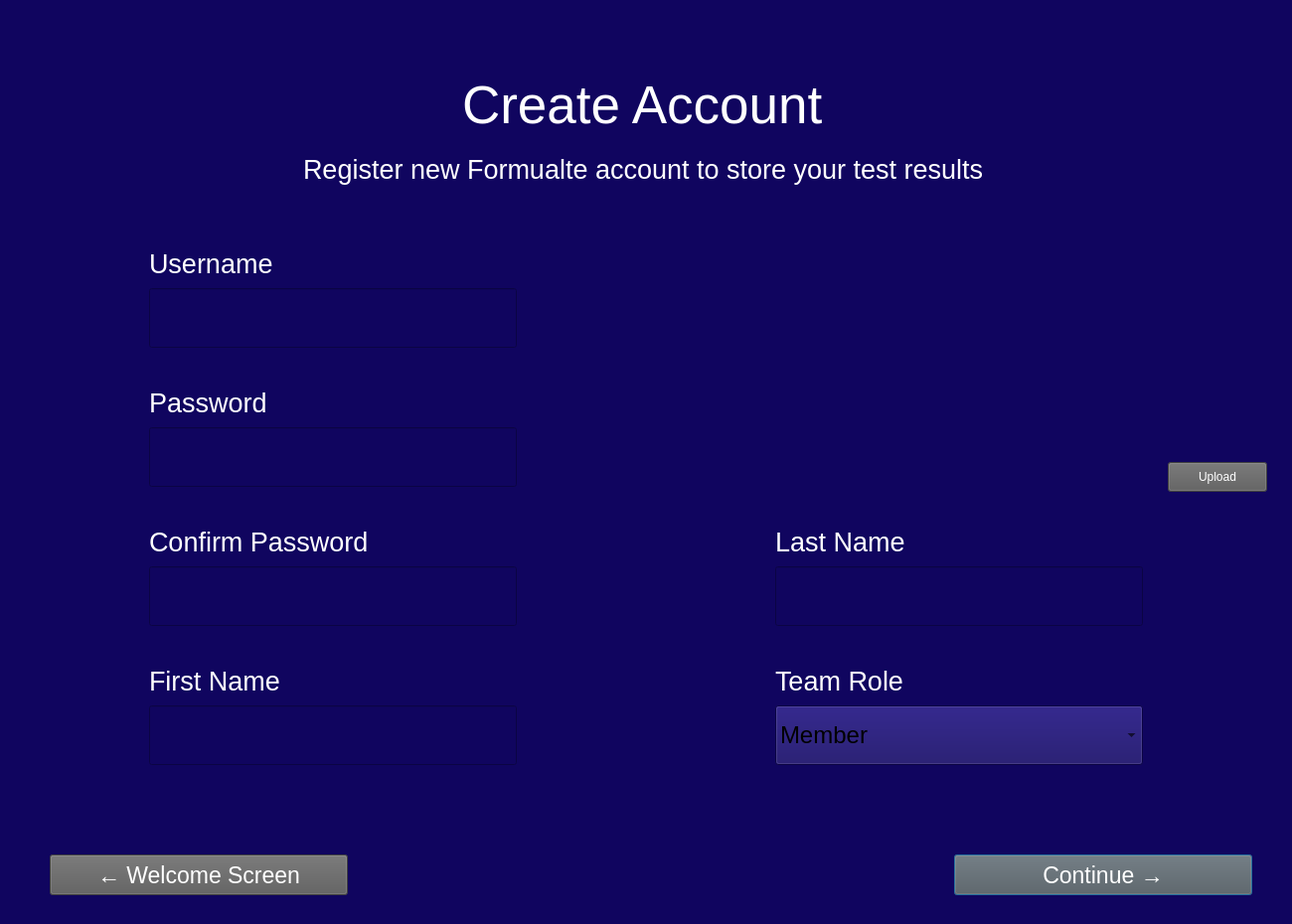
<?xml version="1.0" encoding="UTF-8"?>
<ui version="4.0">
 <class>Dialog</class>
 <widget class="QDialog" name="Dialog">
  <property name="geometry">
   <rect>
    <x>0</x>
    <y>0</y>
    <width>1300</width>
    <height>930</height>
   </rect>
  </property>
  <property name="windowTitle">
   <string>Dialog</string>
  </property>
  <widget class="QWidget" name="widget" native="true">
   <property name="geometry">
    <rect>
     <x>0</x>
     <y>0</y>
     <width>1300</width>
     <height>930</height>
    </rect>
   </property>
   <property name="styleSheet">
    <string notr="true">background-color: rgb(97, 69, 255);
background-color: rgb(16, 5, 95);</string>
   </property>
   <widget class="QLabel" name="create_account_label">
    <property name="geometry">
     <rect>
      <x>465</x>
      <y>70</y>
      <width>370</width>
      <height>71</height>
     </rect>
    </property>
    <property name="font">
     <font>
      <pointsize>40</pointsize>
     </font>
    </property>
    <property name="styleSheet">
     <string notr="true">color: rgb(255, 255, 255);</string>
    </property>
    <property name="text">
     <string>Create Account</string>
    </property>
   </widget>
   <widget class="QLabel" name="register_account_label">
    <property name="geometry">
     <rect>
      <x>305</x>
      <y>150</y>
      <width>690</width>
      <height>41</height>
     </rect>
    </property>
    <property name="font">
     <font>
      <pointsize>20</pointsize>
     </font>
    </property>
    <property name="styleSheet">
     <string notr="true">color: rgb(255, 255, 255);</string>
    </property>
    <property name="text">
     <string>Register new Formualte account to store your test results</string>
    </property>
   </widget>
   <widget class="QLabel" name="username_label">
    <property name="geometry">
     <rect>
      <x>150</x>
      <y>250</y>
      <width>131</width>
      <height>31</height>
     </rect>
    </property>
    <property name="font">
     <font>
      <pointsize>20</pointsize>
     </font>
    </property>
    <property name="styleSheet">
     <string notr="true">color: rgb(255, 255, 255);</string>
    </property>
    <property name="text">
     <string>Username</string>
    </property>
   </widget>
   <widget class="QLineEdit" name="username_field">
    <property name="geometry">
     <rect>
      <x>150</x>
      <y>290</y>
      <width>370</width>
      <height>60</height>
     </rect>
    </property>
    <property name="font">
     <font>
      <pointsize>18</pointsize>
     </font>
    </property>
    <property name="styleSheet">
     <string notr="true">color: rgb(255, 255, 255);</string>
    </property>
    <property name="text">
     <string/>
    </property>
   </widget>
   <widget class="QLabel" name="password_label">
    <property name="geometry">
     <rect>
      <x>150</x>
      <y>390</y>
      <width>131</width>
      <height>31</height>
     </rect>
    </property>
    <property name="font">
     <font>
      <pointsize>20</pointsize>
     </font>
    </property>
    <property name="styleSheet">
     <string notr="true">color: rgb(255, 255, 255);</string>
    </property>
    <property name="text">
     <string>Password</string>
    </property>
   </widget>
   <widget class="QLineEdit" name="password_field">
    <property name="geometry">
     <rect>
      <x>150</x>
      <y>430</y>
      <width>370</width>
      <height>60</height>
     </rect>
    </property>
    <property name="font">
     <font>
      <pointsize>18</pointsize>
     </font>
    </property>
    <property name="styleSheet">
     <string notr="true">color: rgb(255, 255, 255);</string>
    </property>
    <property name="text">
     <string/>
    </property>
   </widget>
   <widget class="QLabel" name="confirm_password_label">
    <property name="geometry">
     <rect>
      <x>150</x>
      <y>530</y>
      <width>221</width>
      <height>31</height>
     </rect>
    </property>
    <property name="font">
     <font>
      <pointsize>20</pointsize>
     </font>
    </property>
    <property name="styleSheet">
     <string notr="true">color: rgb(255, 255, 255);</string>
    </property>
    <property name="text">
     <string>Confirm Password</string>
    </property>
   </widget>
   <widget class="QLineEdit" name="confirm_password_field">
    <property name="geometry">
     <rect>
      <x>150</x>
      <y>570</y>
      <width>370</width>
      <height>60</height>
     </rect>
    </property>
    <property name="font">
     <font>
      <pointsize>18</pointsize>
     </font>
    </property>
    <property name="styleSheet">
     <string notr="true">color: rgb(255, 255, 255);</string>
    </property>
    <property name="text">
     <string/>
    </property>
   </widget>
   <widget class="QPushButton" name="continue_sign_up">
    <property name="geometry">
     <rect>
      <x>960</x>
      <y>860</y>
      <width>300</width>
      <height>41</height>
     </rect>
    </property>
    <property name="font">
     <font>
      <pointsize>17</pointsize>
     </font>
    </property>
    <property name="styleSheet">
     <string notr="true">color: rgb(255, 255, 255);
background-color: rgb(91, 91, 91);</string>
    </property>
    <property name="text">
     <string>Continue →</string>
    </property>
   </widget>
   <widget class="QLabel" name="error_label">
    <property name="geometry">
     <rect>
      <x>150</x>
      <y>645</y>
      <width>750</width>
      <height>25</height>
     </rect>
    </property>
    <property name="font">
     <font>
      <pointsize>13</pointsize>
     </font>
    </property>
    <property name="styleSheet">
     <string notr="true">color: rgb(255, 0, 0);</string>
    </property>
    <property name="text">
     <string/>
    </property>
   </widget>
   <widget class="QLabel" name="first_name_label">
    <property name="geometry">
     <rect>
      <x>150</x>
      <y>670</y>
      <width>221</width>
      <height>31</height>
     </rect>
    </property>
    <property name="font">
     <font>
      <pointsize>20</pointsize>
     </font>
    </property>
    <property name="styleSheet">
     <string notr="true">color: rgb(255, 255, 255);</string>
    </property>
    <property name="text">
     <string>First Name</string>
    </property>
   </widget>
   <widget class="QLineEdit" name="first_name_field">
    <property name="geometry">
     <rect>
      <x>150</x>
      <y>710</y>
      <width>370</width>
      <height>60</height>
     </rect>
    </property>
    <property name="font">
     <font>
      <pointsize>18</pointsize>
     </font>
    </property>
    <property name="styleSheet">
     <string notr="true">color: rgb(255, 255, 255);</string>
    </property>
    <property name="text">
     <string/>
    </property>
   </widget>
   <widget class="QLabel" name="last_name_label">
    <property name="geometry">
     <rect>
      <x>780</x>
      <y>530</y>
      <width>131</width>
      <height>31</height>
     </rect>
    </property>
    <property name="font">
     <font>
      <pointsize>20</pointsize>
     </font>
    </property>
    <property name="styleSheet">
     <string notr="true">color: rgb(255, 255, 255);</string>
    </property>
    <property name="text">
     <string>Last Name</string>
    </property>
   </widget>
   <widget class="QLineEdit" name="last_name_field">
    <property name="geometry">
     <rect>
      <x>780</x>
      <y>570</y>
      <width>370</width>
      <height>60</height>
     </rect>
    </property>
    <property name="font">
     <font>
      <pointsize>18</pointsize>
     </font>
    </property>
    <property name="styleSheet">
     <string notr="true">color: rgb(255, 255, 255);</string>
    </property>
    <property name="text">
     <string/>
    </property>
   </widget>
   <widget class="QLabel" name="team_role_label">
    <property name="geometry">
     <rect>
      <x>780</x>
      <y>670</y>
      <width>131</width>
      <height>31</height>
     </rect>
    </property>
    <property name="font">
     <font>
      <pointsize>20</pointsize>
     </font>
    </property>
    <property name="styleSheet">
     <string notr="true">color: rgb(255, 255, 255);</string>
    </property>
    <property name="text">
     <string>Team Role</string>
    </property>
   </widget>
   <widget class="QLabel" name="profile_image_label">
    <property name="geometry">
     <rect>
      <x>780</x>
      <y>290</y>
      <width>370</width>
      <height>200</height>
     </rect>
    </property>
    <property name="text">
     <string/>
    </property>
   </widget>
   <widget class="QPushButton" name="upload">
    <property name="geometry">
     <rect>
      <x>1175</x>
      <y>465</y>
      <width>100</width>
      <height>30</height>
     </rect>
    </property>
    <property name="styleSheet">
     <string notr="true">color: rgb(255, 255, 255);
background-color: rgb(91, 91, 91);</string>
    </property>
    <property name="text">
     <string>Upload</string>
    </property>
   </widget>
   <widget class="QPushButton" name="welcome_return">
    <property name="geometry">
     <rect>
      <x>50</x>
      <y>860</y>
      <width>300</width>
      <height>41</height>
     </rect>
    </property>
    <property name="font">
     <font>
      <pointsize>17</pointsize>
     </font>
    </property>
    <property name="styleSheet">
     <string notr="true">color: rgb(255, 255, 255);
background-color: rgb(91, 91, 91);</string>
    </property>
    <property name="text">
     <string>← Welcome Screen</string>
    </property>
   </widget>
   <widget class="QComboBox" name="team_role_dropdown">
    <property name="geometry">
     <rect>
      <x>780</x>
      <y>710</y>
      <width>370</width>
      <height>60</height>
     </rect>
    </property>
    <property name="font">
     <font>
      <pointsize>18</pointsize>
     </font>
    </property>
    <property name="styleSheet">
     <string notr="true"/>
    </property>
    <item>
     <property name="text">
      <string>Member</string>
     </property>
    </item>
    <item>
     <property name="text">
      <string>Team Lead</string>
     </property>
    </item>
    <item>
     <property name="text">
      <string>Team Admin</string>
     </property>
    </item>
   </widget>
  </widget>
 </widget>
 <resources/>
 <connections/>
</ui>
